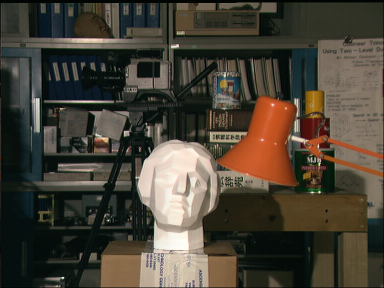
#> input picture left.png, 384 x 288 px
$ python bma.py
#> lines starting #> are read from the running program, lines starting #| are printed output that depends on the picture
import cv2
import numpy as np

# Load the stereo images
left_img = cv2.imread('left.png', cv2.IMREAD_GRAYSCALE)
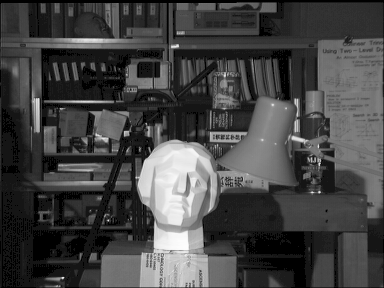
#> left_img: shape (288, 384); min 0, max 253, mean 68.4
right_img = cv2.imread('right.png', cv2.IMREAD_GRAYSCALE)
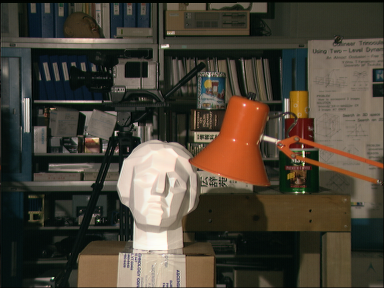
#> input picture right.png, 384 x 288 px
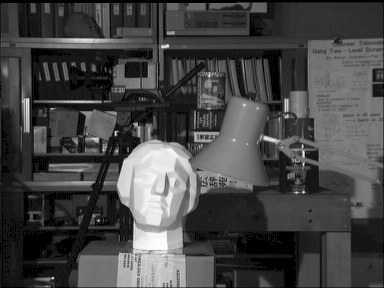
#> right_img: shape (288, 384); min 0, max 253, mean 69.5

# Create stereo block matching object
stereo = cv2.StereoBM_create(numDisparities=16, blockSize=15)

# Compute the disparity map
disparity = stereo.compute(left_img, right_img)
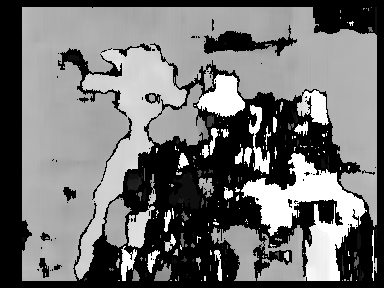
#> disparity: shape (288, 384) int16; min -16, max 240, mean 97.9; drawn with min black and max white

# Normalize the disparity map for display
disparity_normalized = cv2.normalize(disparity, None, alpha=0, beta=255, norm_type=cv2.NORM_MINMAX)

# Display the disparity map
cv2.imshow('Disparity Map', np.uint8(disparity_normalized))
cv2.waitKey(0)
cv2.destroyAllWindows()
